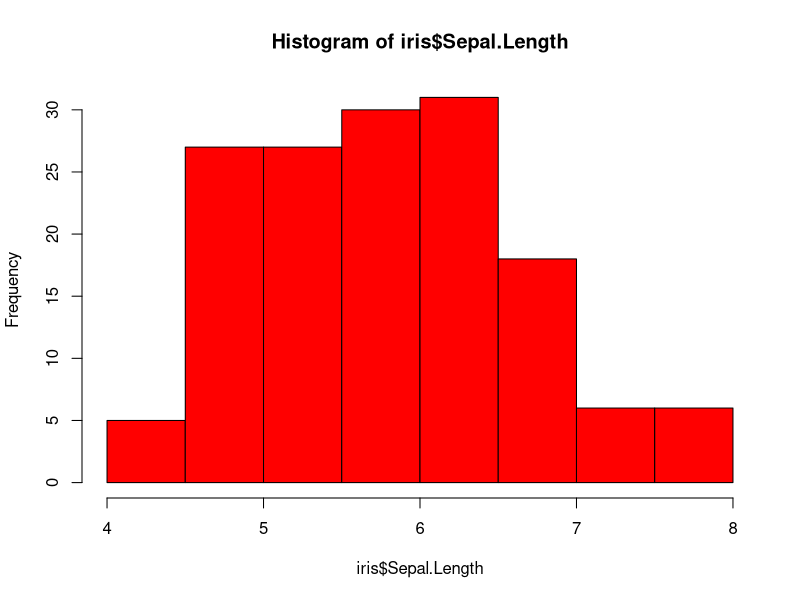

Write R code to recreate this figure.
## ---- chunk 1
#| label: sepal_hist
#| echo: false
hist(iris$Sepal.Length, col="red")
